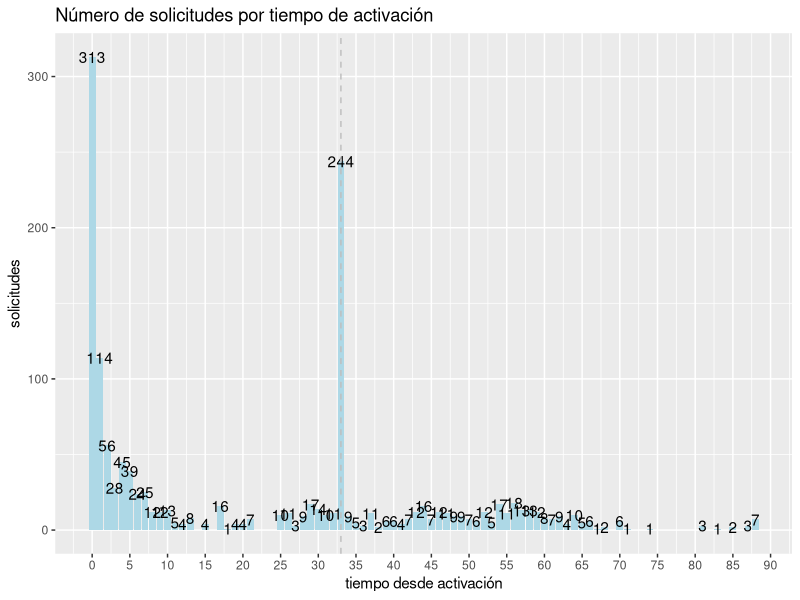
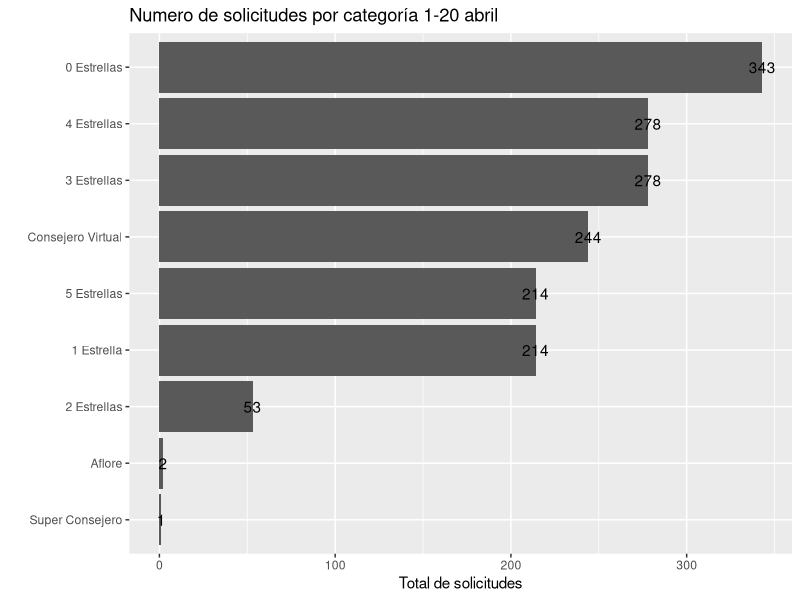
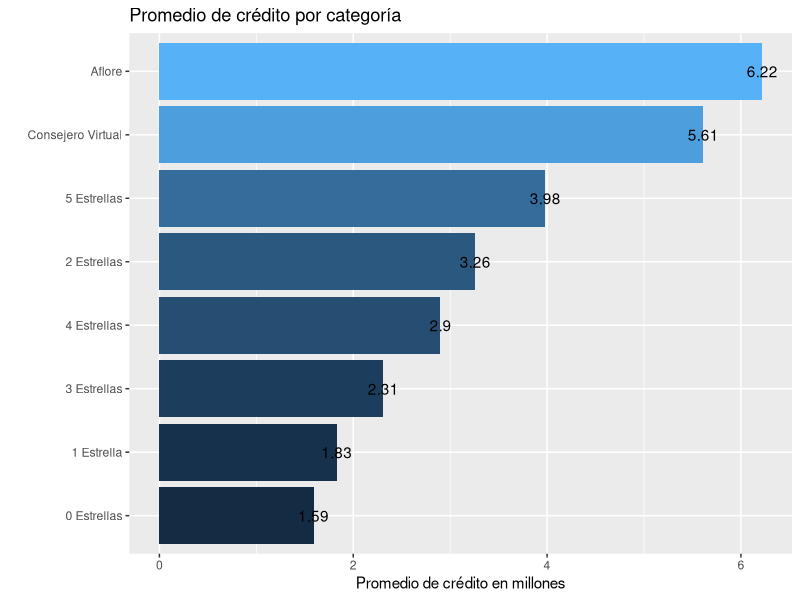

Generate these figures, in order, with R:
## ---- chunk 1
knitr::opts_chunk$set(
	echo = FALSE,
	message = FALSE,
	warning = FALSE
)
## ---- chunk 2
library(tidyverse)
library(readxl)
library(readr)
## ---- chunk 3
solicitudes<-read.csv("solicitudes_consejeros_1_20_abril.csv",sep=";")
solicitudes$X..Solicitudes<-as.numeric(solicitudes$X..Solicitudes)
solicitudes$aprobadas<-as.numeric(solicitudes$aprobadas)
solicitudes$Desembolsadas<-as.numeric(solicitudes$Desembolsadas)
solicitudes$Ticket.promedio<-parse_number(solicitudes$Ticket.promedio,locale = locale(decimal_mark=","))
solicitudes$credit_amount<-parse_number(solicitudes$credit_amount,locale = locale(decimal_mark=","))

solicitudes_5<-solicitudes %>% filter(Categoria.consejero=="5 Estrellas")

solicitudes_5_consejero<-solicitudes_5 %>% group_by(advisor_name) %>% summarise(numero_solicitudes=sum(X..Solicitudes)) %>% arrange(-numero_solicitudes)

## ---- chunk 4
solicitudes %>% group_by(age_since_activation) %>% summarise(total=sum(X..Solicitudes)) %>% ggplot(aes(x=age_since_activation,y=total,label=total))+geom_histogram(stat = "identity",fill="lightblue")+geom_text()+geom_vline(xintercept = 33,linetype="dashed",colour="gray")+scale_x_continuous(n.breaks = 20)+labs(x="tiempo desde activación",y="solicitudes",title = "Número de solicitudes por tiempo de activación")
## ---- chunk 5
solicitudes %>% group_by(Categoria.consejero) %>% summarise(total=sum(X..Solicitudes)) %>% arrange(-total) %>% ggplot(aes(x=reorder(Categoria.consejero,total),y=total,label=total))+geom_bar(stat = "identity")+coord_flip()+geom_text()+labs(x="",y="Total de solicitudes",title = "Numero de solicitudes por categoría 1-20 abril")
## ---- chunk 6
# omitimos los NA para que no anulen el cálculo posterior
solicitudes %>% na.omit(Ticket.promedio) %>% group_by(Categoria.consejero) %>% summarise(promedio_ticket=round( mean(Ticket.promedio)/1000000,digits = 2)) %>% arrange(-promedio_ticket) %>% ggplot(aes(x=reorder(Categoria.consejero,promedio_ticket),y=promedio_ticket,fill=promedio_ticket,label=promedio_ticket))+geom_bar(stat = "identity")+coord_flip()+labs(x="",y="Promedio de crédito en millones",title = "Promedio de crédito por categoría")+theme(legend.position = "none")+geom_text()
